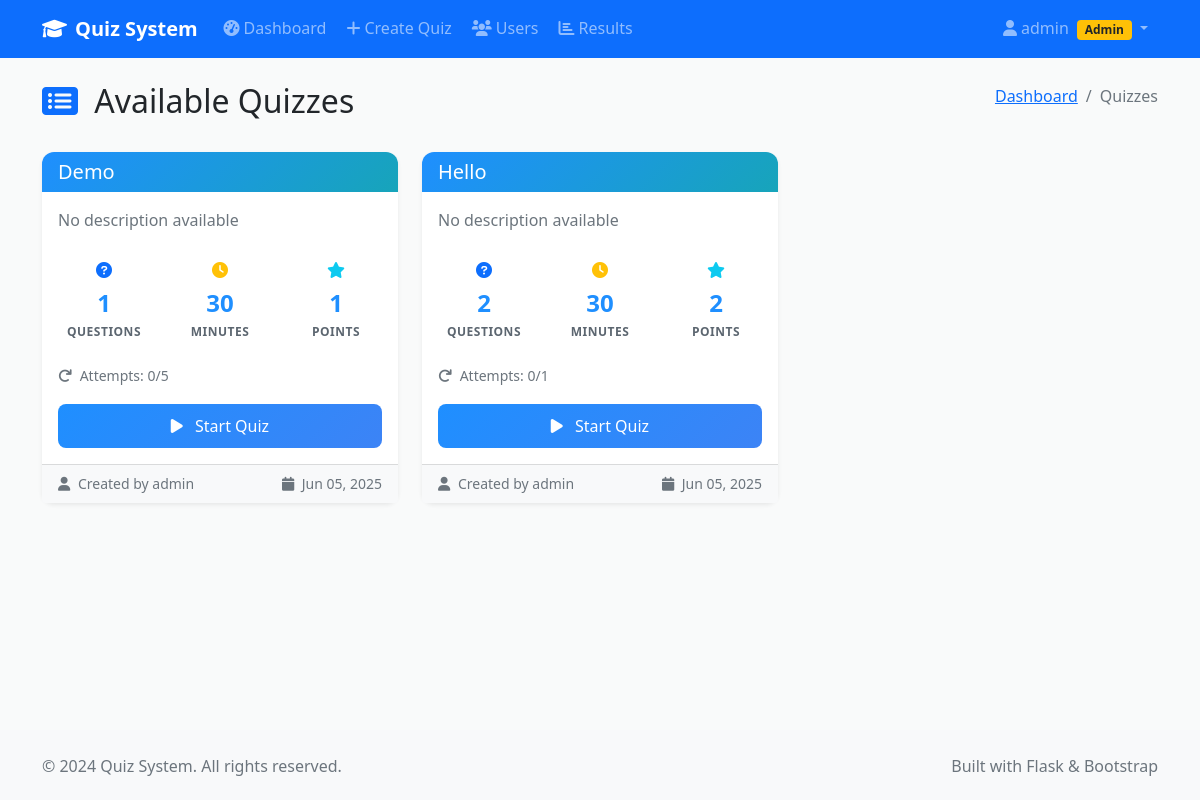
Page /quiz/list (signed in) on the committed database.
### models.py (models this page shows)
class User(UserMixin, db.Model):
    id = db.Column(db.Integer, primary_key=True)
    username = db.Column(db.String(64), unique=True, nullable=False)
    email = db.Column(db.String(120), unique=True, nullable=False)
    password_hash = db.Column(db.String(256), nullable=False)
    is_admin = db.Column(db.Boolean, default=False)
    created_at = db.Column(db.DateTime, default=datetime.utcnow)
    created_quizzes = db.relationship('Quiz', backref='creator', lazy=True)
    quiz_attempts = db.relationship('QuizAttempt', backref='user', lazy=True)

class Quiz(db.Model):
    id = db.Column(db.Integer, primary_key=True)
    title = db.Column(db.String(200), nullable=False)
    description = db.Column(db.Text)
    created_by = db.Column(db.Integer, db.ForeignKey('user.id'), nullable=False)
    time_limit = db.Column(db.Integer, default=30)  # in minutes
    max_attempts = db.Column(db.Integer, default=1)
    is_active = db.Column(db.Boolean, default=True)
    created_at = db.Column(db.DateTime, default=datetime.utcnow)
    questions = db.relationship('Question', backref='quiz', lazy=True, cascade='all, delete-orphan')
    attempts = db.relationship('QuizAttempt', backref='quiz', lazy=True)
    def get_total_points(self):
        return sum(q.points for q in self.questions)

### quiz.py (the view)
@quiz_bp.route('/list')
@login_required
def quiz_list():
    quizzes = Quiz.query.filter_by(is_active=True).all()
    quiz_data = []
    for quiz in quizzes:
        user_attempts = QuizAttempt.query.filter_by(
            user_id=current_user.id, quiz_id=quiz.id
        ).count()
        best_score = db.session.query(db.func.max(QuizAttempt.score)).filter_by(
            user_id=current_user.id, quiz_id=quiz.id, is_completed=True
        ).scalar() or 0
        quiz_data.append({
            'quiz': quiz,
            'attempts_taken': user_attempts,
            'can_attempt': user_attempts < quiz.max_attempts,
            'best_score': best_score,
            'total_points': quiz.get_total_points()
        })
    return render_template('user/quiz_list.html', quiz_data=quiz_data)

### app.py (called while the page is built)
@login_manager.user_loader
def load_user(user_id):
    from models import User
    return User.query.get(int(user_id))

@app.context_processor
def inject_now():
    return {'now': datetime.utcnow()}

@app.context_processor
def inject_csrf_token():
    from flask_wtf.csrf import generate_csrf
    return dict(csrf_token=generate_csrf())

### templates/user/quiz_list.html (shortened to what this page needs)
{% extends "base.html" %}
{% block content %}
<div class="container my-4">
    <div class="row">
        <div class="col-12">
            <div class="d-flex justify-content-between align-items-center mb-4">
                <h2>
                    <i class="fas fa-list-alt text-primary me-2"></i>
                    Available Quizzes
                </h2>
                <nav aria-label="breadcrumb">
                    <ol class="breadcrumb">
                        <li class="breadcrumb-item">
                            <a href="{{ url_for('quiz.dashboard') }}">Dashboard</a>
                        </li>
                        <li class="breadcrumb-item active">Quizzes</li>
                    </ol>
                </nav>
            </div>
        </div>
    </div>
    {% if quiz_data %}
        <div class="row g-4">
            {% for data in quiz_data %}
                <div class="col-lg-4 col-md-6">
                    <div class="card quiz-card border-0 shadow-sm h-100">
                        <div class="card-header bg-gradient-primary text-white">
                            <h5 class="card-title mb-0">{{ data.quiz.title }}</h5>
                        </div>
                        <div class="card-body d-flex flex-column">
                            <p class="card-text text-muted mb-3">
                                {{ data.quiz.description or 'No description available' }}
                            </p>
                            <div class="quiz-stats mb-3">
                                <div class="row text-center">
                                    <div class="col-4">
                                        <div class="stat-item">
                                            <i class="fas fa-question-circle text-primary"></i>
                                            <div class="stat-value">{{ data.quiz.questions|length }}</div>
                                            <div class="stat-label">Questions</div>
                                        </div>
                                    </div>
                                    <div class="col-4">
                                        <div class="stat-item">
                                            <i class="fas fa-clock text-warning"></i>
                                            <div class="stat-value">{{ data.quiz.time_limit }}</div>
                                            <div class="stat-label">Minutes</div>
                                        </div>
                                    </div>
                                    <div class="col-4">
                                        <div class="stat-item">
                                            <i class="fas fa-star text-info"></i>
                                            <div class="stat-value">{{ data.total_points }}</div>
                                            <div class="stat-label">Points</div>
                                        </div>
                                    </div>
                                </div>
                            </div>
                            <div class="attempt-info mb-3">
                                <div class="d-flex justify-content-between align-items-center">
                                    <span class="text-muted small">
                                        <i class="fas fa-redo me-1"></i>
                                        Attempts: {{ data.attempts_taken }}/{{ data.quiz.max_attempts }}
                                    </span>
                                </div>
                            </div>
                            <div class="mt-auto">
                                {% if data.can_attempt %}
                                    <a href="{{ url_for('quiz.start_quiz', quiz_id=data.quiz.id) }}"
                                       class="btn btn-primary w-100">
                                        <i class="fas fa-play me-2"></i>
                                        {% if data.attempts_taken == 0 %}Start Quiz{% else %}Retake Quiz{% endif %}
                                    </a>
                                {% endif %}
                            </div>
                        </div>
                        <div class="card-footer bg-light text-muted small">
                            <i class="fas fa-user me-1"></i>
                            Created by {{ data.quiz.creator.username }}
                            <span class="float-end">
                                <i class="fas fa-calendar me-1"></i>
                                {{ data.quiz.created_at.strftime('%b %d, %Y') }}
                            </span>
                        </div>
                    </div>
                </div>
            {% endfor %}
        </div>
    {% endif %}
</div>
{% endblock %}

### templates/base.html (shortened to what this page needs)
<!DOCTYPE html>
<html lang="en">
<head>
    <link href="https://cdn.jsdelivr.net/npm/bootstrap@5.1.3/dist/css/bootstrap.min.css" rel="stylesheet">
    <link rel="stylesheet" href="https://cdnjs.cloudflare.com/ajax/libs/font-awesome/6.0.0/css/all.min.css">
    <link rel="stylesheet" href="{{ url_for('static', filename='css/style.css') }}">
</head>
<body>
    <nav class="navbar navbar-expand-lg navbar-dark bg-primary">
        <div class="container">
            <a class="navbar-brand" href="{{ url_for('index') }}">
                <i class="fas fa-graduation-cap me-2"></i>Quiz System
            </a>
            <div class="collapse navbar-collapse" id="navbarNav">
                <ul class="navbar-nav me-auto">
                    {% if current_user.is_authenticated %}
                        {% if current_user.is_admin %}
                            <li class="nav-item">
                                <a class="nav-link" href="{{ url_for('admin.dashboard') }}">
                                    <i class="fas fa-tachometer-alt me-1"></i>Dashboard
                                </a>
                            </li>
                            <li class="nav-item">
                                <a class="nav-link" href="{{ url_for('admin.create_quiz') }}">
                                    <i class="fas fa-plus me-1"></i>Create Quiz
                                </a>
                            </li>
                            <li class="nav-item">
                                <a class="nav-link" href="{{ url_for('admin.manage_users') }}">
                                    <i class="fas fa-users me-1"></i>Users
                                </a>
                            </li>
                            <li class="nav-item">
                                <a class="nav-link" href="{{ url_for('admin.results') }}">
                                    <i class="fas fa-chart-bar me-1"></i>Results
                                </a>
                            </li>
                        {% endif %}
                    {% endif %}
                </ul>
                <ul class="navbar-nav">
                    {% if current_user.is_authenticated %}
                        <li class="nav-item dropdown">
                            <a class="nav-link dropdown-toggle" href="#" id="navbarDropdown" role="button" data-bs-toggle="dropdown">
                                <i class="fas fa-user me-1"></i>{{ current_user.username }}
                                {% if current_user.is_admin %}
                                    <span class="badge bg-warning text-dark ms-1">Admin</span>
                                {% endif %}
                            </a>
                        </li>
                    {% endif %}
                </ul>
            </div>
        </div>
    </nav>
    <main class="main-content">
        {% block content %}{% endblock %}
    </main>
    <footer class="bg-light py-4 mt-5">
        <div class="container">
            <div class="row">
                <div class="col-md-6">
                    <p class="text-muted mb-0">&copy; 2024 Quiz System. All rights reserved.</p>
                </div>
                <div class="col-md-6 text-end">
                    <p class="text-muted mb-0">Built with Flask & Bootstrap</p>
                </div>
            </div>
        </div>
    </footer>
</body>
</html>

### static/css/style.css (style rules this page uses)
:root { --primary-color: 210 100% 56%; --primary-rgb: 0, 123, 255; --secondary-color: 108 117% 125%; --success-color: 142 71% 45%; --info-color: 188 78% 41%; --warning-color: 45 100% 51%; --danger-color: 354 70% 54%; --light-color: 210 17% 98%; --dark-color: 210 11% 15%; --background: 210 11% 98%; --surface: 0 0% 100%; --text-primary: 210 11% 15%; --text-secondary: 210 10% 40%; --border: 210 14% 89%; }
body { font-family: 'Segoe UI', Tahoma, Geneva, Verdana, sans-serif; background-color: hsl(var(--background)); color: hsl(var(--text-primary)); line-height: 1.6; }
.main-content { min-height: calc(100vh - 200px); }
.navbar-brand { font-weight: 600; font-size: 1.25rem; }
.navbar-nav .nav-link { font-weight: 500; padding: 0.5rem 1rem; border-radius: 0.375rem; margin: 0 0.125rem; transition: all 0.2s ease; }
.card { border: 1px solid hsl(var(--border)); border-radius: 0.75rem; transition: all 0.3s ease; }
.card-header { border-bottom: 1px solid hsl(var(--border)); border-radius: 0.75rem 0.75rem 0 0 !important; background-color: hsl(var(--light-color)) !important; }
.stat-label { font-size: 0.875rem; font-weight: 600; text-transform: uppercase; letter-spacing: 0.5px; }
.quiz-card { transition: all 0.3s ease; }
.quiz-card .card-header { background: linear-gradient(135deg, hsl(var(--primary-color)), hsl(var(--info-color))); color: white; border: none; }
.quiz-stats .stat-item { text-align: center; padding: 0.5rem; }
.quiz-stats .stat-value { font-size: 1.5rem; font-weight: 600; color: hsl(var(--primary-color)); }
.quiz-stats .stat-label { font-size: 0.75rem; color: hsl(var(--text-secondary)); text-transform: uppercase; letter-spacing: 0.5px; }
.btn { font-weight: 500; border-radius: 0.5rem; padding: 0.625rem 1.25rem; transition: all 0.2s ease; }
.btn-primary { background: linear-gradient(135deg, hsl(var(--primary-color)), hsl(217 91% 60%)); border: none; }
.bg-gradient-primary { background: linear-gradient(135deg, hsl(var(--primary-color)), hsl(var(--info-color))) !important; }

### rows in the picture
User: username "admin", quiz.creator.username "admin" "admin"
Quiz: quiz "Demo", quiz "No description available", quiz.time_limit "30", quiz.max_attempts "5", quiz.created_at "Jun 05, 2025"
Quiz: quiz "Hello", quiz "No description available", quiz.time_limit "30", quiz.max_attempts "1", quiz.created_at "Jun 05, 2025"

### other values in the picture
{{ data.quiz.questions|length }} "1" "2"
{{ data.total_points }} "1" "2"
{{ data.attempts_taken }} "0" "0"
